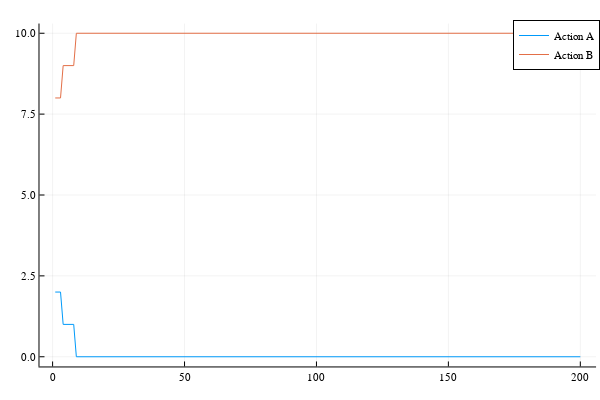

The notebook cell this image was saved under:
### Code cell
m = 2
x = time_series(brd_coor, ts_length, [m, N-m])
plot([x[1, :], x[2, :]], label=label_2)

### Figure 1 — Plotly figure (JSON) as saved in the notebook; plotly's stock layout.template omitted (floating-point values rounded to 4 significant figures; data arrays with more than 128 entries replaced by an {"elided": "..."} marker saying what was removed)
{"data": [{"colorbar": {"len": 0.9525, "title": "", "x": 0.9934, "y": 0.5139}, "legendgroup": "Action A", "line": {"color": "rgba(0, 154, 250, 1.000)", "dash": "solid", "shape": "linear", "width": 1}, "mode": "lines", "name": "Action A", "showlegend": true, "type": "scatter", "x": {"elided": "200 int values"}, "xaxis": "x", "y": {"elided": "200 int values"}, "yaxis": "y", "zmax": null, "zmin": null}, {"colorbar": {"len": 0.9525, "title": "", "x": 0.9934, "y": 0.5139}, "legendgroup": "Action B", "line": {"color": "rgba(227, 111, 71, 1.000)", "dash": "solid", "shape": "linear", "width": 1}, "mode": "lines", "name": "Action B", "showlegend": true, "type": "scatter", "x": {"elided": "200 int values"}, "xaxis": "x", "y": {"elided": "200 int values"}, "yaxis": "y", "zmax": null, "zmin": null}], "layout": {"annotations": [], "height": 400, "legend": {"bgcolor": "rgba(255, 255, 255, 1.000)", "bordercolor": "rgba(0, 0, 0, 1.000)", "borderwidth": 1, "font": {"color": "rgba(0, 0, 0, 1.000)", "family": "sans-serif", "size": 11}, "title": {"font": {"color": "rgba(0, 0, 0, 1.000)", "family": "sans-serif", "size": 15}, "text": ""}, "tracegroupgap": 0, "traceorder": "normal", "x": 1, "xanchor": "auto", "y": 1, "yanchor": "auto"}, "margin": {"b": 20, "l": 0, "r": 0, "t": 20}, "paper_bgcolor": "rgba(255, 255, 255, 1.000)", "plot_bgcolor": "rgba(255, 255, 255, 1.000)", "showlegend": true, "width": 600, "xaxis": {"anchor": "y", "domain": [0.06582, 0.9934], "gridcolor": "rgba(0, 0, 0, 0.100)", "gridwidth": 0.5, "linecolor": "rgba(0, 0, 0, 1.000)", "mirror": false, "range": [-4.97, 206.0], "showgrid": true, "showline": true, "showticklabels": true, "tickangle": 0, "tickcolor": "rgb(0, 0, 0)", "tickfont": {"color": "rgba(0, 0, 0, 1.000)", "family": "sans-serif", "size": 11}, "tickmode": "array", "ticks": "inside", "ticktext": ["0", "50", "100", "150", "200"], "tickvals": [0, 50, 100, 150, 200], "title": "", "titlefont": {"color": "rgba(0, 0, 0, 1.000)", "family": "sans-serif", "size": 15}, "type": "-", "visible": true, "zeroline": false, "zerolinecolor": "rgba(0, 0, 0, 1.000)"}, "yaxis": {"anchor": "x", "domain": [0.03762, 0.9902], "gridcolor": "rgba(0, 0, 0, 0.100)", "gridwidth": 0.5, "linecolor": "rgba(0, 0, 0, 1.000)", "mirror": false, "range": [-0.3, 10.3], "showgrid": true, "showline": true, "showticklabels": true, "tickangle": 0, "tickcolor": "rgb(0, 0, 0)", "tickfont": {"color": "rgba(0, 0, 0, 1.000)", "family": "sans-serif", "size": 11}, "tickmode": "array", "ticks": "inside", "ticktext": ["0.0", "2.5", "5.0", "7.5", "10.0"], "tickvals": [0, 2.5, 5, 7.5, 10], "title": "", "titlefont": {"color": "rgba(0, 0, 0, 1.000)", "family": "sans-serif", "size": 15}, "type": "-", "visible": true, "zeroline": false, "zerolinecolor": "rgba(0, 0, 0, 1.000)"}}}
